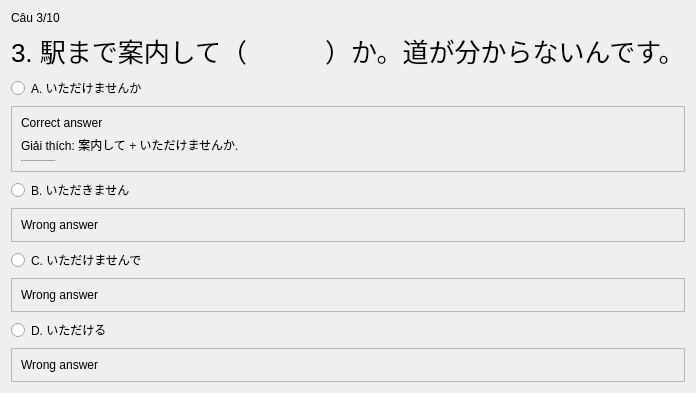
               <widget class="QWidget" name="page_9">
                <layout class="QVBoxLayout" name="verticalLayout_54">
                 <item>
                  <widget class="QLabel" name="label_88">
                   <property name="text">
                    <string>Câu 3/10</string>
                   </property>
                  </widget>
                 </item>
                 <item>
                  <widget class="QLabel" name="label_89">
                   <property name="styleSheet">
                    <string notr="true">font-size: 26px;</string>
                   </property>
                   <property name="text">
                    <string>3. 駅まで案内して（　　　）か。道が分からないんです。</string>
                   </property>
                  </widget>
                 </item>
                 <item>
                  <widget class="QRadioButton" name="radioButton_33">
                   <property name="text">
                    <string>A. いただけませんか</string>
                   </property>
                  </widget>
                 </item>
                 <item>
                  <widget class="QFrame" name="frame_49">
                   <property name="frameShape">
                    <enum>QFrame::StyledPanel</enum>
                   </property>
                   <property name="frameShadow">
                    <enum>QFrame::Raised</enum>
                   </property>
                   <layout class="QVBoxLayout" name="verticalLayout_55">
                    <item>
                     <widget class="QLabel" name="label_106">
                      <property name="text">
                       <string>Correct answer</string>
                      </property>
                     </widget>
                    </item>
                    <item>
                     <widget class="QLabel" name="label_105">
                      <property name="text">
                       <string>Giải thích: 案内して + いただけませんか.</string>
                      </property>
                     </widget>
                    </item>
                    <item>
                     <widget class="QLabel" name="label_104">
                      <property name="font">
                       <font>
                        <family>Segoe UI</family>
                        <pointsize>-1</pointsize>
                       </font>
                      </property>
                      <property name="styleSheet">
                       <string notr="true">text-font : 20px;</string>
                      </property>
                      <property name="text">
                       <string>Dịch: Bạn có thể chỉ đường đến ga giúp tôi được không? Tôi không biết đường.</string>
                      </property>
                     </widget>
                    </item>
                   </layout>
                  </widget>
                 </item>
                 <item>
                  <widget class="QRadioButton" name="radioButton_34">
                   <property name="text">
                    <string>B. いただきません</string>
                   </property>
                  </widget>
                 </item>
                 <item>
                  <widget class="QFrame" name="frame_50">
                   <property name="frameShape">
                    <enum>QFrame::StyledPanel</enum>
                   </property>
                   <property name="frameShadow">
                    <enum>QFrame::Raised</enum>
                   </property>
                   <layout class="QVBoxLayout" name="verticalLayout_56">
                    <item>
                     <widget class="QLabel" name="label_107">
                      <property name="text">
                       <string>Wrong answer</string>
                      </property>
                     </widget>
                    </item>
                   </layout>
                  </widget>
                 </item>
                 <item>
                  <widget class="QRadioButton" name="radioButton_35">
                   <property name="text">
                    <string>C. いただけませんで</string>
                   </property>
                  </widget>
                 </item>
                 <item>
                  <widget class="QFrame" name="frame_51">
                   <property name="frameShape">
                    <enum>QFrame::StyledPanel</enum>
                   </property>
                   <property name="frameShadow">
                    <enum>QFrame::Raised</enum>
                   </property>
                   <layout class="QVBoxLayout" name="verticalLayout_57">
                    <item>
                     <widget class="QLabel" name="label_108">
                      <property name="text">
                       <string>Wrong answer</string>
                      </property>
                     </widget>
                    </item>
                   </layout>
                  </widget>
                 </item>
                 <item>
                  <widget class="QRadioButton" name="radioButton_36">
                   <property name="text">
                    <string>D. いただける</string>
                   </property>
                  </widget>
                 </item>
                 <item>
                  <widget class="QFrame" name="frame_52">
                   <property name="frameShape">
                    <enum>QFrame::StyledPanel</enum>
                   </property>
                   <property name="frameShadow">
                    <enum>QFrame::Raised</enum>
                   </property>
                   <layout class="QVBoxLayout" name="verticalLayout_58">
                    <item>
                     <widget class="QLabel" name="label_109">
                      <property name="text">
                       <string>Wrong answer</string>
                      </property>
                     </widget>
                    </item>
                   </layout>
                  </widget>
                 </item>
                </layout>
               </widget>
